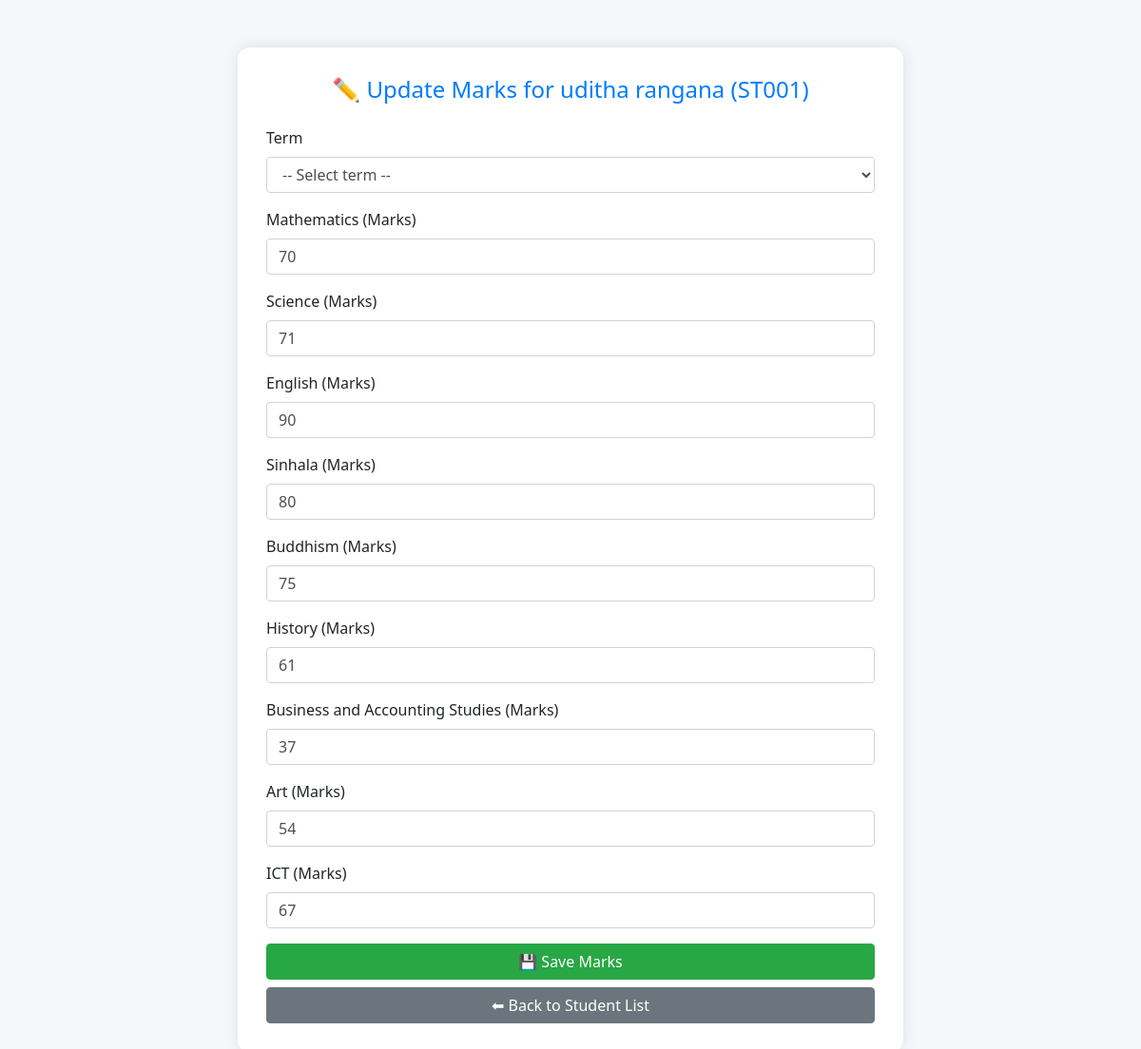
Page /teacher/update_marks.php?id=2 (signed in) on the committed database.
### tables this page shows
CREATE TABLE IF NOT EXISTS `students` (
  `id` int NOT NULL AUTO_INCREMENT,
  `index_no` varchar(20) NOT NULL,
  `name` varchar(100) NOT NULL,
  `class_id` int DEFAULT NULL,
  `category_1_sub` varchar(50) NOT NULL,
  `category_2_sub` varchar(50) NOT NULL,
  `category_3_sub` varchar(50) NOT NULL,
  `religion` varchar(50) NOT NULL,
  PRIMARY KEY (`id`),
  UNIQUE KEY `index_no` (`index_no`),
  KEY `class_id` (`class_id`)
);

CREATE TABLE IF NOT EXISTS `subjects` (
  `id` int NOT NULL AUTO_INCREMENT,
  `name` varchar(100) NOT NULL,
  PRIMARY KEY (`id`)
);

### teacher/update_marks.php (the view, shortened to what this page needs)
<?php
include("../library/db_conn.php");
$student_id = $_GET['id'];
$student_stmt = $conn->prepare("SELECT s.*, c.name AS class_name FROM students s LEFT JOIN classes c ON s.class_id = c.id WHERE s.id = ?");
$student_stmt->bind_param("s", $student_id);
$student_stmt->execute();
$student = $student_stmt->get_result()->fetch_assoc();
$subjects_result = $conn->query("SELECT * FROM subjects");
$marks_stmt = $conn->prepare("SELECT subject_id, marks FROM marks WHERE student_id = ?");
$marks_stmt->bind_param("i", $student_id);
$marks_stmt->execute();
$marks_result = $marks_stmt->get_result();
$current_marks = [];
while ($row = $marks_result->fetch_assoc()) {
    $current_marks[$row['subject_id']] = $row['marks'];
}
?>
<!DOCTYPE html>
<html lang="en">
<head>
  <link rel="stylesheet" href="https://stackpath.bootstrapcdn.com/bootstrap/4.5.2/css/bootstrap.min.css">
</head>
<body>
<div class="container">
  <div class="form-container">
    <h4 class="text-center text-primary mb-4">✏️ Update Marks for <?= htmlspecialchars($student['name']) ?> (<?= htmlspecialchars($student['index_no']) ?>)</h4>
    <form action="sql/save_marks.php" method="POST">
      <div class="form-group">
          <label for="term">Term</label>
          <select name="term" id="term" class="form-control" required>
            <option value="">-- Select term --</option>
          </select>
       </div>
      <?php while ($subject = $subjects_result->fetch_assoc()):
        $subject_id = $subject['id'];
        $existing_mark = isset($current_marks[$subject_id]) ? $current_marks[$subject_id] : '';
        if ($subject['name']=="Category Subject-1"){
          $sub_name=htmlspecialchars($student['category_1_sub']);
        }
        elseif ($subject['name']=="Category Subject-2"){
          $sub_name=htmlspecialchars($student['category_2_sub']);
        }
        elseif ($subject['name']=="Category Subject-3"){
          $sub_name=htmlspecialchars($student['category_3_sub']);
        }
        elseif ($subject['name']=="Religion"){
          $sub_name=htmlspecialchars($student['religion']);
        }
        else{
          $sub_name=$subject['name'];
        }
      ?>
        <div class="form-group">
          <label><?= $sub_name ?> (Marks)</label>
          <input type="number" name="marks[<?= $subject_id ?>]" class="form-control" min="0" max="100" placeholder="Enter marks" value="<?= $existing_mark ?>">
        </div>
      <?php endwhile; ?>
      <button type="submit" class="btn btn-success btn-block">💾 Save Marks</button>
      <a href="manage_marks.php" class="btn btn-secondary btn-block mt-2">⬅ Back to Student List</a>
    </form>
  </div>
</div>
</body>
</html>

### teacher/update_marks.php (style rules this page uses)
body { background-color: #f5f7fa; font-family: 'Segoe UI', sans-serif; }
.form-container { max-width: 700px; margin: 50px auto; background: #fff; padding: 30px; border-radius: 12px; box-shadow: 0 0 15px rgba(0,0,0,0.1); }

### rows in the picture
students: name "uditha rangana", index_no "ST001", religion "Buddhism", category_1_sub "Business and Accounting Studies", category_2_sub "Art", category_3_sub "ICT"
subjects: name "Mathematics", id "70"
subjects: name "Science", id "71"
subjects: name "English", id "90"
subjects: name "Sinhala", id "80"
subjects: id "75"
subjects: name "History", id "61"
subjects: id "37"
subjects: id "54"
subjects: id "67"
